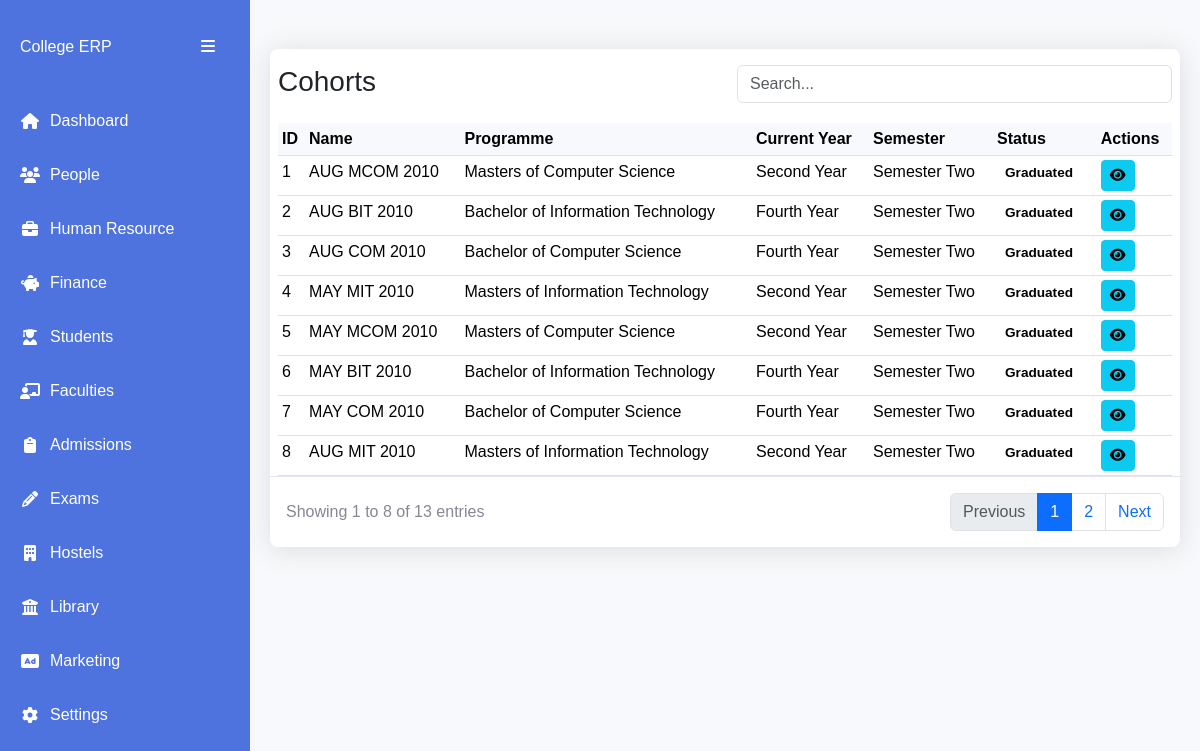
The app's page /students/attendance-dashboard/, older data.
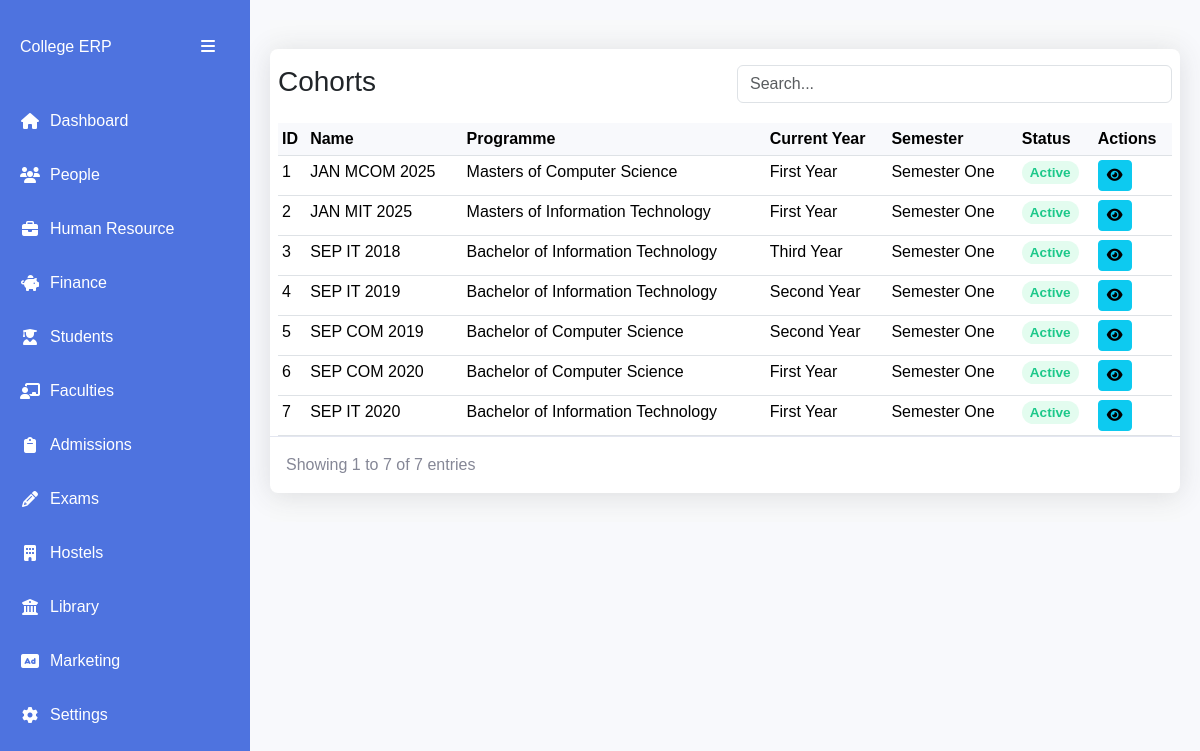
The same page, newer data.
### apps/schools/models.py (models this page shows, shortened)
class ProgrammeCohort(AbsoluteBaseModel):
    name = models.CharField(max_length=255)
    programme = models.ForeignKey(Programme, on_delete=models.CASCADE)
    current_year = models.CharField(max_length=255, choices=COHORT_YEAR_CHOICES)
    current_semester = models.ForeignKey(Semester, on_delete=models.CASCADE)
    status = models.CharField(
        max_length=255,
        choices=[("Active", "Active"), ("Graduated", "Graduated")],
        default="Active",
    )

class Programme(AbsoluteBaseModel):
    name = models.CharField(max_length=255)
    code = models.CharField(max_length=255, null=True, blank=True)
    school = models.ForeignKey(School, on_delete=models.CASCADE)
    department = models.ForeignKey(Department, on_delete=models.CASCADE)
    level = models.CharField(max_length=255, choices=PROGRAMME_TYPES)
    def __str__(self):
        return f"{self.level} of {self.name}"

class Semester(AbsoluteBaseModel):
    name = models.CharField(max_length=255, choices=SEMESTER_TYPES, null=True)
    academic_year = models.CharField(max_length=255)
    start_date = models.DateField(null=True)
    end_date = models.DateField(null=True)
    status = models.CharField(
        max_length=255, choices=[("Active", "Active"), ("Closed", "Closed")], null=True
    )
    def __str__(self):
        return self.name

### apps/students/attendance/views.py (the view)
class AttendanceDashboardListView(ListView):
    model = ProgrammeCohort
    template_name = "attendance/dashboard.html"
    context_object_name = "cohorts"
    paginate_by = 8
    def get_queryset(self):
        queryset = super().get_queryset()
        search_query = self.request.GET.get("search", "")
        if search_query:
            queryset = queryset.filter(
                Q(id__icontains=search_query)
                | Q(name__icontains=search_query)
                | Q(programme__name__icontains=search_query)
            )
        return queryset.order_by("-created_on")
    def get_context_data(self, **kwargs):
        context = super().get_context_data(**kwargs)
        context["search_query"] = self.request.GET.get("search", "")
        return context

### templates/attendance/dashboard.html (shortened to what the changed rows need)
{% extends "base1.html" %}
{% block additional_css %}
<link href="https://cdnjs.cloudflare.com/ajax/libs/bootstrap/5.3.2/css/bootstrap.min.css" rel="stylesheet">
    <link href="https://cdnjs.cloudflare.com/ajax/libs/font-awesome/6.4.0/css/all.min.css" rel="stylesheet">
{% endblock additional_css %}
{% block content %}
    <div class="bg-light py-4">
        <div class="table-card">
            <div class="table-container px-2">
                <table class="table data-table table-sm">
                    <thead>
                        <tr>
                            <th>ID</th>
                            <th>Name</th>
                            <th>Programme</th>
                            <th>Current Year</th>
                            <th>Semester</th>
                            <th>Status</th>
                            <th>Actions</th>
                        </tr>
                    </thead>
                    <tbody id="tableBody">
                        {% for cohort in cohorts %}
                        <tr>
                            <td>{{ forloop.counter }}</td>
                            <td>{{ cohort.name }}</td>
                            <td>{{ cohort.programme }}</td>
                            <td>{{ cohort.current_year }}</td>
                            <td>{{cohort.current_semester}}</td>
                            <td>
                                <span class="status-badge status-{{ cohort.status|lower }}">
                                    {{ cohort.status }}
                                </span>
                            </td>
                            <td>
                                <div class="d-flex gap-1">
                                    <a href="{% url 'cohort-attendance-dashboard' cohort.id %}" class="btn btn-info btn-sm">
                                        <i class="fas fa-eye"></i>
                                      </a>
                                </div>
                            </td>
                        </tr>
                        {% empty %}
                        <tr>
                            <td colspan="8" class="text-center py-4">
                                No students found
                            </td>
                        </tr>
                        {% endfor %}
                    </tbody>
                </table>
            </div>
            <div class="table-footer">
                <div class="page-info">
                    Showing
                    {{ page_obj.start_index }}
                    to
                    {{ page_obj.end_index }}
                    of
                    {{ paginator.count }}
                    entries
                </div>
                {% if is_paginated %}
                <nav>
                    <ul class="pagination mb-0">
                        {% if page_obj.has_previous %}
                        <li class="page-item">
                            <a class="page-link" href="?page={{ page_obj.previous_page_number }}{% if search_query %}&search={{ search_query }}{% endif %}">
                                Previous
                            </a>
                        </li>
                        {% else %}
                        <li class="page-item disabled">
                            <span class="page-link">Previous</span>
                        </li>
                        {% endif %}
                        {% for num in paginator.page_range %}
                        <li class="page-item {% if page_obj.number == num %}active{% endif %}">
                            <a class="page-link" href="?page={{ num }}{% if search_query %}&search={{ search_query }}{% endif %}">
                                {{ num }}
                            </a>
                        </li>
                        {% endfor %}
                        {% if page_obj.has_next %}
                        <li class="page-item">
                            <a class="page-link" href="?page={{ page_obj.next_page_number }}{% if search_query %}&search={{ search_query }}{% endif %}">
                                Next
                            </a>
                        </li>
                        {% else %}
                        <li class="page-item disabled">
                            <span class="page-link">Next</span>
                        </li>
                        {% endif %}
                    </ul>
                </nav>
                {% endif %}
            </div>
        </div>
    </div>
{% endblock content %}

Row changes from the older to the newer data that the page shows:
removed ProgrammeCohort: name "AUG MCOM 2010", programme "Masters of Computer Science", current_year "Second Year", current_semester "Semester Two", status "Graduated"
removed ProgrammeCohort: name "AUG BIT 2010", programme "Bachelor of Information Technology", current_year "Fourth Year", current_semester "Semester Two", status "Graduated"
removed ProgrammeCohort: name "AUG COM 2010", programme "Bachelor of Computer Science", current_year "Fourth Year", current_semester "Semester Two", status "Graduated"
removed ProgrammeCohort: name "MAY MIT 2010", programme "Masters of Information Technology", current_year "Second Year", current_semester "Semester Two", status "Graduated"
removed ProgrammeCohort: name "MAY MCOM 2010", programme "Masters of Computer Science", current_year "Second Year", current_semester "Semester Two", status "Graduated"
removed ProgrammeCohort: name "MAY BIT 2010", programme "Bachelor of Information Technology", current_year "Fourth Year", current_semester "Semester Two", status "Graduated"
removed ProgrammeCohort: name "MAY COM 2010", programme "Bachelor of Computer Science", current_year "Fourth Year", current_semester "Semester Two", status "Graduated"
removed ProgrammeCohort: name "AUG MIT 2010", programme "Masters of Information Technology", current_year "Second Year", current_semester "Semester Two", status "Graduated"
added ProgrammeCohort: name "JAN MCOM 2025", programme "Masters of Computer Science", current_year "First Year", current_semester "Semester One", status "Active"
added ProgrammeCohort: name "JAN MIT 2025", programme "Masters of Information Technology", current_year "First Year", current_semester "Semester One", status "Active"
now on this page (row unchanged): ProgrammeCohort: name "SEP IT 2018", programme "Bachelor of Information Technology", current_year "Third Year", current_semester "Semester One", status "Active"
now on this page (row unchanged): ProgrammeCohort: name "SEP IT 2019", programme "Bachelor of Information Technology", current_year "Second Year", current_semester "Semester One", status "Active"
now on this page (row unchanged): ProgrammeCohort: name "SEP COM 2019", programme "Bachelor of Computer Science", current_year "Second Year", current_semester "Semester One", status "Active"
now on this page (row unchanged): ProgrammeCohort: name "SEP COM 2020", programme "Bachelor of Computer Science", current_year "First Year", current_semester "Semester One", status "Active"
now on this page (row unchanged): ProgrammeCohort: name "SEP IT 2020", programme "Bachelor of Information Technology", current_year "First Year", current_semester "Semester One", status "Active"
Text that changed along with them:
{{ page_obj.end_index }}: "8" → "7"
{{ paginator.count }}: "13" → "7"
text no longer shown: "Previous Next"
list line gone: "1"
list line gone: "2"
